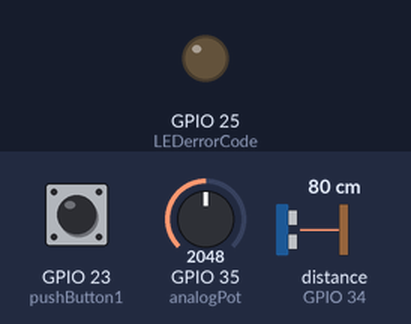
A sketch run on a simulated ESP32. On the bench: output pins drawn as LEDs (lit = HIGH). The inputs (shaded band) are chosen by the test bench; at power-on: GPIO 23 (pushButton1) LOW, GPIO 35 (analogPot) = 2048, distance to the obstacle (sensor on GPIO 34) 80 cm. The echo pulse lasts 58.3 µs per cm; pins used as bus, display or sensor lines are not drawn; what the sketch prints to the serial monitor is not drawn.

Above: at 0.16 s.
Timing chart, 0 to 1.8 s (numbered marks = the images above):
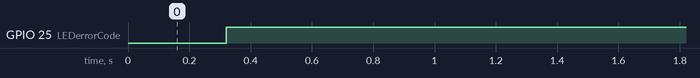

The sketch:

structTableConvergeMILLIS.ino
```cpp
//#include <stdio.h>
//#include <ctype.h>

//#include <sys/times.h>
//#include <SoftwareSerial.h>

#define SLOTX 4
#define CYCLEX 5
#define SLOT_T 5000

#define potMax 4095


#define SignalB 21 //GPIO21
#define pushButton1 23 //GPIO23
#define analogPot 35 //GPIO22
#define LEDerrorCode 25

#define squareWave 34 //GPIO22


//typedef char specialfunc();
//specialfunc *mypointer(double,int);


void setup() {
  Serial.begin(9600);

  // put your setup code here, to run once:

  pinMode(SignalB, OUTPUT); //signalB from 21
  pinMode(LEDerrorCode, OUTPUT);

  pinMode(pushButton1, INPUT); //disable stream pulse button
  pinMode(analogPot, INPUT); //mode selection button
  pinMode(squareWave, INPUT);


}


//void (*ttable[SLOTX][CYCLEX])(void)={
//{task1,task2,task3,task4,task5},
//  {burn,burn,burn,burn,burn},
//  {burn,burn,burn,burn,burn}};

//void one(void);
//void two(void);
//void three(void);
//void four(void);
//void five(void);
void one() {
  //Serial.println("task1");
  digitalWrite(SignalB, HIGH);
  delayMicroseconds(50);
  digitalWrite(SignalB, LOW);
  delayMicroseconds(50);
}

int digitalSwitchState = 0;
void two() {

  //  Serial.println("task2");
  digitalSwitchState = digitalRead(pushButton1);


}

int oscilloscopeFrequency = 0;
void three() {
  //  Serial.println("task3");
  //  boolean found = false;
  //  boolean start = false;
  //  int squareReading = 0;
  float mark1;
  //  float mark2;


  //  while(!squareReading){
  //    squareReading=digitalRead(squareWave);
  //  }
  //  mark1=millis();
  //  while(squareReading){
  //    squareReading=digitalRead(squareWave);
  //  }
  //  mark2=millis();
  //  while(!found){
  //    Serial.println("task3 Finding");
  //
  //    squareReading=digitalRead(squareWave);
  //
  //      if(squareReading=1) {
  //        if(!start){
  //        mark1=millis();
  //        start=true;
  //        }
  //        else{
  //        delay(40); // taken from the minimum of 2.5%
  //      }
  //      }else{
  //        if(start){
  //          mark2=millis();
  //          found = true;
  //        }
  //      }
  //
  //
  //  }

  mark1 = pulseIn(squareWave, HIGH);
  //  mark2 = pulseIn(squareWave, LOW);
  float period = mark1 * 2; //is in microseconds
  float freq = 1e6 / period; //dividing by 1e6 as this is 1micro in second as you need to scale it
  oscilloscopeFrequency = freq;

  //   float freq=period;

  //   oscilloscopeFrequency = 1/period;

  //  float onTime=mark2-mark1;

  //  oscilloscopeFrequency=1/onTime;
  //  Serial.println(period);
  //  Serial.println("oscfrequency is: ");
  //  Serial.println(oscilloscopeFrequency);
  //    Serial.println("frequency is: ");
  //  Serial.println(freq);

}

int firstFour = 1;
float arrayValue[] = {0, 0, 0, 0};
void four() {
  //    Serial.println("task4");
  float potValue;
  potValue = analogRead(analogPot);
  //  Serial.println(potValue);
  //  float arrayValueV2[] = {0, 0, 0, 0};
  //  arrayValueV2[2:4]=arrayValue[1:3];

  if (firstFour < 4) { //this adds index and number for the first 4 values obtained for the average
    arrayValue[(firstFour - 1)] = potValue;
    firstFour++;

  } else {
    //with new array delete the last value from it and add the new value at index 1


    arrayValue[3] = arrayValue[2];
    arrayValue[2] = arrayValue[1];
    arrayValue[1] = arrayValue[0];


    arrayValue[0] = potValue;
    //    arrayValue = arrayValueV2;
    //    arrayValue[0:3]=arrayValueV2[0:3];
  }

}

int global_average = 0;
void five() {
  //    Serial.println("task5");
  int local_average = 0;
  for (int i = 0; i < firstFour; i++) {
    //    Serial.println("task 5 Iteration: ");
    //    Serial.println(i);
    local_average = local_average + arrayValue[i];
  }

  local_average = local_average / firstFour;
  global_average = local_average;
}

void six() {
  //  Serial.println("task6");
  for (int i = 0; i < 1000; i++) {
    __asm__ __volatile__ ("nop");
  }
}

int error_code = 0;

void seven() {

  //  Serial.println("task7");
  if (global_average > (potMax / 2)) {
    error_code = 1;
  } else {
    error_code = 0;
  }

}
void eight() {
  //  Serial.println("task8");
  if (error_code)
    digitalWrite(LEDerrorCode, HIGH);
  else
    digitalWrite(LEDerrorCode, LOW);
}

//char buffer[7];
//char dataStr[100] = "";

void nine() {
  //need to store:
  //state of the digital input (switch)
  //frequency value (Hz as integer)
  //filtered analog input (average reading)

  //  Serial.println("task9");

  //  dataStr[0] = 0;

  //  dtostrf (digitalSwitchState, 5, 2, buffer);  //5 is minimum width, 1 is precision; float value is copied onto buff
  //  strcat( dataStr, buffer); //append the converted float
  //  strcat( dataStr, ", "); //append the delimiter
  //  //
  //  dtostrf(oscilloscopeFrequency, 5, 2, buffer);  //5 is minimum width, 1 is precision; float value is copied onto buff
  //  strcat( dataStr, buffer); //append the converted float
  //  strcat( dataStr, ", "); //append the delimiter
  //  //
  //  dtostrf(global_average, 5, 2, buffer);  //5 is minimum width, 1 is precision; float value is copied onto buff
  //  strcat( dataStr, buffer); //append the converted float
  //  strcat( dataStr, ", "); //terminate correctly
  //  Serial.println(dataStr);

  Serial.print(digitalSwitchState);
  Serial.print(",");

  Serial.print(oscilloscopeFrequency);
  Serial.print(",");

  Serial.print(global_average);
  Serial.println(",");


}

unsigned long tick = 1;

void burn() {
  //  Serial.println("burning time");
  delayMicroseconds(900);
//  tick++;

}

//each task
//void (*mypointer[])(void)={
//  one,
//  two,
//  three,
//  four,
//  five,
//  six,
//  seven,
//  eight,
//  nine
//          };
//
struct TASKTIMER {
  void (*task)();
  unsigned long period;
} TaskTimers[] {
  {one, 16},
  {two, 200},
  {three, 1000},
  {four, 42},
  {five, 42},
  {six, 100},
  {seven, 333},
  {eight, 333},
  {nine, 5000}
};

//void (*mypointer[][])(void)(void)={
// {one,two,three,four,five},
//   {burn,burn,burn,burn,burn},
//  {burn,burn,burn,burn,burn}};


unsigned long beforemillis = 0;
void loop() {
  // put your main code here, to run repeatedly:
  unsigned long currentTime;
  float mark1;
  float mark2;

  boolean testingVariable = false;
  //for(int slot=0; slot<SLOTX; slot++){
  //    int counter=1;
  tick = millis();
  while (beforemillis == tick) {
    tick = millis();
  }
  beforemillis=tick;
  //  mark1 = micros();
  for (int i = tick; i < (tick + 16); i++) {
    for (auto &taskTimer : TaskTimers) {


      //    one();


      //
      if (((i % taskTimer.period) == 0.0) ) {
        testingVariable = true;
        //        mark1 = micros();
        //    seven();
        //        mark2 = micros();
        //        Serial.println(mark2 - mark1);
        //         three();

        //
        //          (*mypointer[slot])();

        //

        //
        //(*mypointer[slot])();

        taskTimer.task();

        //        Serial.println(testingVariable);


        //       mark1= millis();
        //(*mypointer[slot])();


        //        taskTimer.task();
        //        mark2 = millis();
        //        float computeTime=mark2-mark1;
        //        Serial.println("task:");
        //        Serial.println(counter);
        //        Serial.println(computeTime);
        //        counter++;
        //      tick++;
      }
    }

    if (!testingVariable) {
      burn();
      i++;
    }
  }
  //
  //  mark2 = micros();

  //  Serial.println(mark2 - mark1);

}


//  for(int slot=0; slot<SLOTX; slot++){
//
////       if ( *mypointer[slot]()){
////
////       }
//         one();
//         two();
//         three();
//         four();
//         five();
//         six();
//         seven();
//         eight();
//         nine();
//
//        tick++;
//    }
```

Measured:
- by itself, GPIO 25 (LEDerrorCode): LOW → HIGH at 0.32 s
